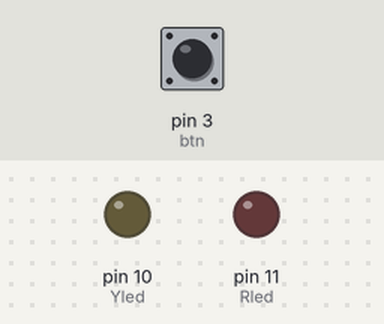
A sketch run on a simulated Arduino Uno, built with avr-gcc and run on an emulated ATmega328P. Parts: output pins drawn as LEDs (lit = HIGH). Inputs (shaded band) come from the test bench; at power-on: pin 3 (btn) LOW.

Above: at 1.2 s.
1.3 s: pin 3 (btn) pulsed HIGH 5 times (0.12 s each, 0.3 s apart)
At 2.05 s:
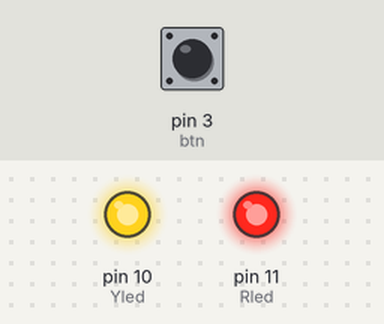
4.3 s: pin 3 (btn) pulsed HIGH 2 times (0.12 s each, 0.3 s apart)
At 5.3 s:
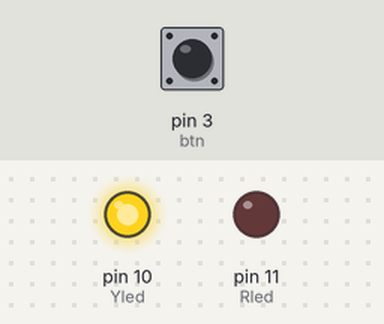
6.4 s: pin 3 (btn) pulled HIGH for 0.15 s
At 6.7 s:
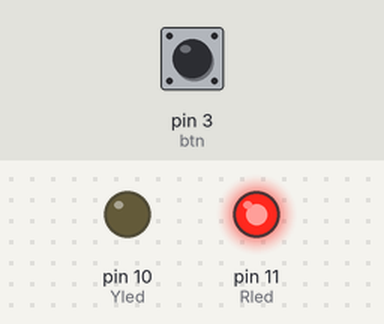
Timing chart, 0 to 9.4 s (numbered marks = the images above; inputs shaded):
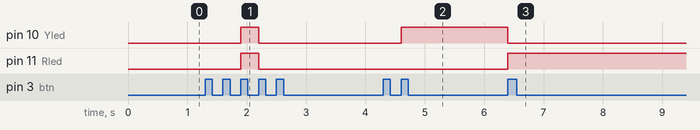

The sketch:

th_baitap4.ino
```cpp
int Rled = 11;
int Yled = 10;
int btn = 3;
int btnS = LOW;
int state = 0;
void setup() {
  pinMode(Rled,OUTPUT);
  pinMode(Yled,OUTPUT);
  pinMode(btn,INPUT);
}

void loop() {

  if (btnS == LOW && digitalRead(btn) == HIGH){
    btnS = digitalRead(btn);
    state++;
  }
  btnS = digitalRead(btn);

  switch(state){
    case 1: {
      digitalWrite(Yled,HIGH);
      digitalWrite(Rled,HIGH);
    }break;
    case 2: {
      digitalWrite(Yled,LOW);
      digitalWrite(Rled,LOW);
    }break;
    case 3: {
      digitalWrite(Yled,HIGH);
      digitalWrite(Rled,LOW);
    }break;
    case 4: {
      digitalWrite(Yled,LOW);
      digitalWrite(Rled,HIGH);
    }break;
    default: {
      state = 0;
      digitalWrite(Yled,LOW);
      digitalWrite(Rled,LOW);
    }
  }

}
```

Measured:
- after the input at 1.3 s, pin 10 (Yled), pin 11 (Rled): LOW → HIGH after 0.60 s, → LOW 0.30 s later
- after the input at 4.3 s, pin 10 (Yled): LOW → HIGH after 0.30 s
- after the input at 6.4 s, pin 10 (Yled): HIGH → LOW at once; pin 11 (Rled): LOW → HIGH at once
